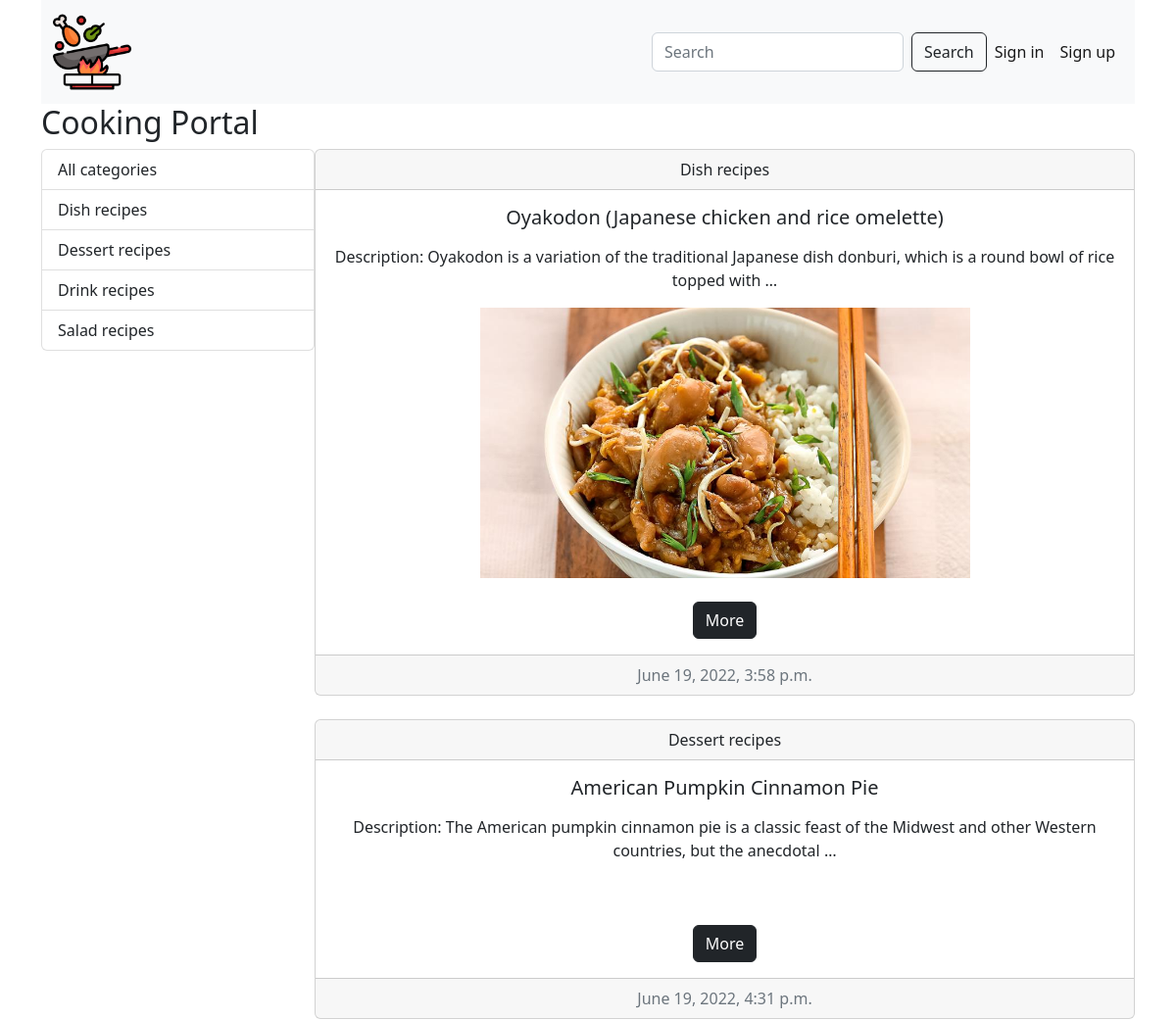
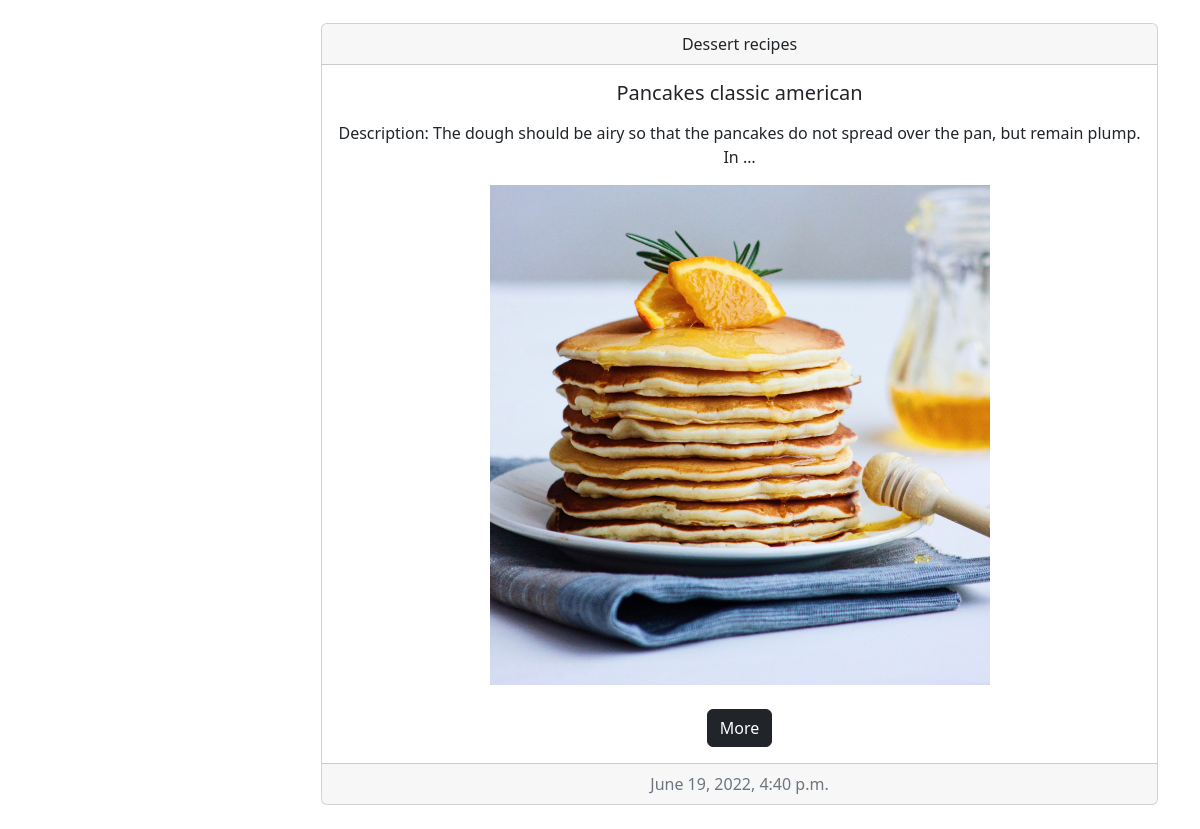
The page / on the database its author committed (2 pictures, top to bottom).
### web_site/models.py (models this page shows, shortened)
class Category(models.Model):
    title = models.CharField(max_length=300, verbose_name='Category title')
    def __str__(self):
        return self.title
    def get_absolute_url(self):
        return reverse('category_list', kwargs={'pk': self.pk})
    class Meta:
        verbose_name = 'Category'
        verbose_name_plural = 'Categories'

class Post(models.Model):
    title = models.CharField(max_length=50, verbose_name='Recipe title')
    content = models.TextField(default='Recipe description coming soon', verbose_name='Recipe text')
    created_at = models.DateTimeField(auto_now_add=True, verbose_name='Creation date')
    updated_at = models.DateTimeField(auto_now=True, verbose_name='Update date')
    photo = models.ImageField(upload_to='photos/', blank=True, null=True, verbose_name='Image')
    watched = models.IntegerField(default=0, verbose_name='Views')
    is_published = models.BooleanField(default=True, verbose_name='Is published')
    category = models.ForeignKey(Category, on_delete=models.CASCADE, verbose_name='Category')
    author = models.ForeignKey(User, default=None, null=True, blank=True, on_delete=models.CASCADE)
    def get_absolute_url(self):
        return reverse('post_detail', kwargs={'pk': self.pk})
    class Meta:
        verbose_name = 'Recipe'
        verbose_name_plural = 'Recipes'

### web_site/views.py (the view)
# urls.py: path('', Index.as_view(), name='index'),
class Index(ListView):
    model = Post
    context_object_name = 'posts'
    template_name = 'web_site/index.html'
    extra_context = {
        'title': 'Home page'
    }

### web_site/templatetags/blog_tags.py (called while the page is built)
@register.simple_tag()
def get_all_categories():
    categories = Category.objects.all()
    return categories

### web_site/templates/web_site/index.html
{% extends 'base.html' %}
{% load blog_tags %}
{% block main %}
        <h2>Cooking Portal</h2>
        <div class="d-flex justify content between">
            <div class="col-3">
                {% get_all_categories as categories %}
                {% include 'web_site/components/_sidebar.html' %}
            </div>
            <div class="col-9">
                {% for post in posts %}
                    {% include 'web_site/components/_card.html' %}
                <br>
                {% endfor %}
            </div>
        </div>
{% endblock main %}

### web_site/templates/web_site/components/_sidebar.html
<div class="list-group">
    <a href="{% url 'index' %}" class="list-group-item list-group-item-action">All categories</a>
    {% for category in categories %}
    <a href="{{ category.get_absolute_url }}" class="list-group-item list-group-item-action">{{ category }}</a>
    {% endfor %}
</div>

### web_site/templates/web_site/components/_card.html
<div class="card text-center">
    <div class="card-header">
        {{ post.category }}
    </div>
    <div class="card-body">
        <h5 class="card-title">{{ post.title }}</h5>
        <p class="card-text">{{ post.content|truncatewords:20|linebreaks }}</p>
        {% if post.photo %}
        <img src="{{ post.photo.url }}" alt="" width="500">
        {% else %}
        <img src="https://imagesvc.meredithcorp.io/v3/mm/image?url=https%3A%2F%2Fstatic.onecms.io%2Fwp-content%2Fuploads%2Fsites%2F23%2F2020%2F01%2F02%2Fcooking.jpg" alt="" width="500">
        {% endif %}
        <br>
        <br>
        <a href="{{ post.get_absolute_url }}" class="btn btn-dark">More</a>
    </div>
    <div class="card-footer text-muted">
        {{ post.created_at }}
    </div>
</div>

### rows shown on the page
Category: title "Dish recipes"
Category: title "Dessert recipes"
Category: title "Drink recipes"
Category: title "Salad recipes"
Post: category "Dish recipes", title "Oyakodon (Japanese chicken and rice omelette)", content "Description: Oyakodon is a variation of the traditional Japanese dish donburi, which is a round bowl of rice topped with …", photo (picture), created_at "June 19, 2022, 3:58 p.m."
Post: category "Dessert recipes", title "American Pumpkin Cinnamon Pie", content "Description: The American pumpkin cinnamon pie is a classic feast of the Midwest and other Western countries, but the anecdotal …", created_at "June 19, 2022, 4:31 p.m."
Post: category "Dessert recipes", title "Pancakes classic american", content "Description: The dough should be airy so that the pancakes do not spread over the pan, but remain plump. In …", photo (picture), created_at "June 19, 2022, 4:40 p.m."
